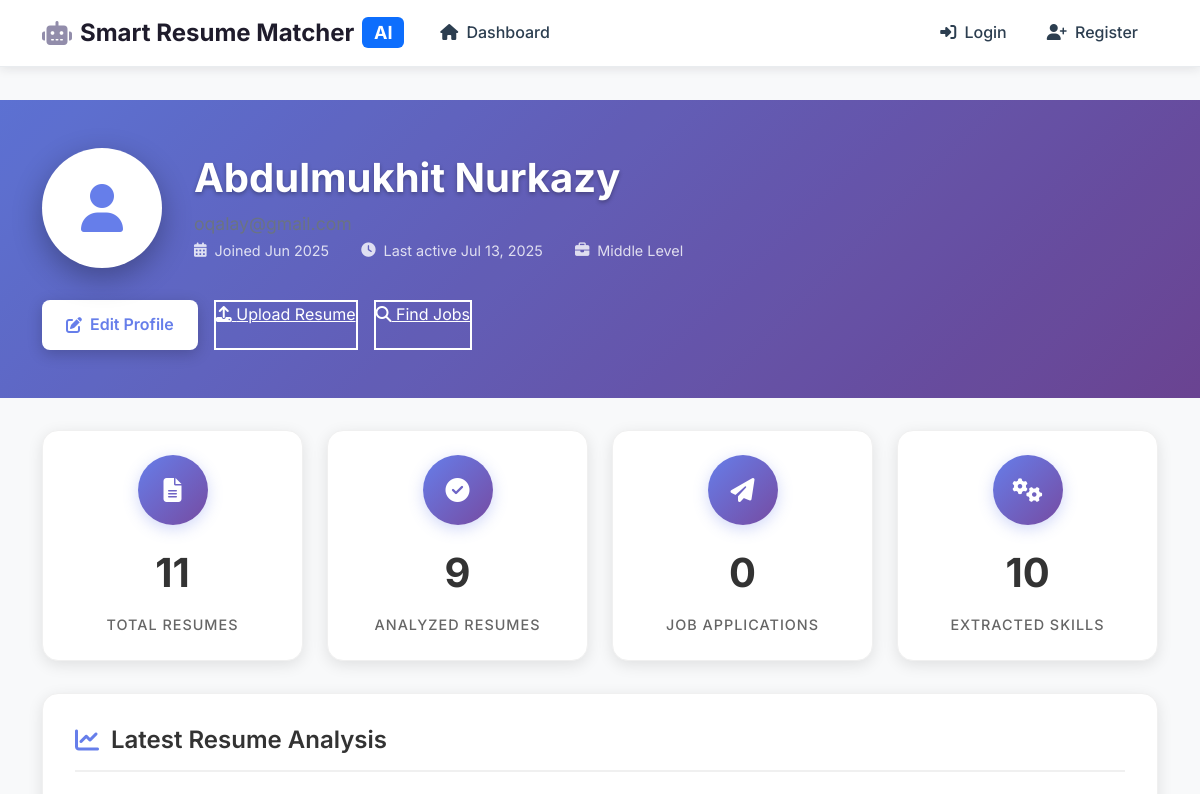
The page /profile/ (signed in, upper part) on the database as committed earlier.
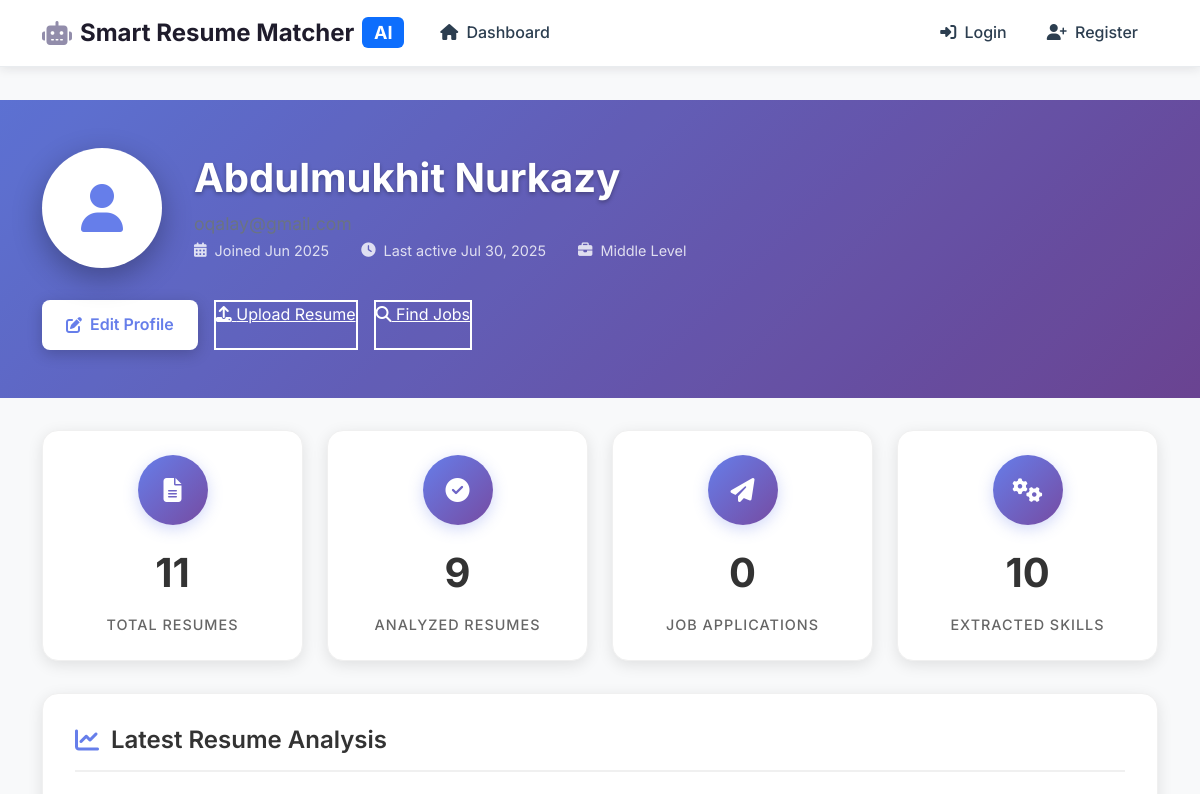
The same page on the database as committed later.
### accounts/models.py (models this page shows, shortened)
class User(AbstractUser):
    email = models.EmailField(unique=True)
    phone = models.CharField(max_length=20, blank=True, null=True)
    profile_picture = SafeImageField(upload_to='profile_pics/', blank=True, null=True)
    is_email_verified = models.BooleanField(default=False)
    created_at = models.DateTimeField(auto_now_add=True)
    updated_at = models.DateTimeField(auto_now=True)
    USERNAME_FIELD = 'email'
    REQUIRED_FIELDS = []  # Remove username from required fields since we use email

### accounts/views.py (the view, shortened to what this page needs)
# urls.py: path('profile/', profile_view, name='profile'),  # Session-based fallback
@jwt_login_required
def profile_view(request):
    user = request.user
    try:
        if user.profile_picture and hasattr(user.profile_picture, 'name'):
            if not os.path.exists(os.path.join(settings.MEDIA_ROOT, user.profile_picture.name)):
                user.profile_picture = None
                user.save(update_fields=['profile_picture'])
    except ValueError:
        user.profile_picture = None
        user.save(update_fields=['profile_picture'])
    resumes = Resume.objects.filter(user=user).order_by('-created_at')
    user_resume = resumes.first()
    job_applications = JobApplication.objects.filter(user=user).order_by('-applied_date')
    profile_data = None
    if hasattr(user, 'profile'):
        profile_data = user.profile
    total_resumes = resumes.count()
    completed_resumes = resumes.filter(status='completed').count()
    pending_resumes = resumes.filter(status='pending').count()
    failed_resumes = resumes.filter(status='failed').count()
    latest_skills = []
    if user_resume and user_resume.extracted_skills:
        latest_skills = user_resume.extracted_skills[:10]  # Top 10 skills
    experience_level = None
    if user_resume and user_resume.experience_level:
        experience_level = user_resume.experience_level
    job_titles = []
    if user_resume and user_resume.job_titles:
        job_titles = user_resume.job_titles[:5]  # Top 5 job titles
    education = []
    if user_resume and user_resume.education:
        education = user_resume.education
    work_experience = []
    if user_resume and user_resume.work_experience:
        work_experience = user_resume.work_experience
    analysis_summary = None
    if user_resume and user_resume.analysis_summary:
        analysis_summary = user_resume.analysis_summary
    confidence_score = None
    if user_resume and user_resume.confidence_score:
        confidence_score = user_resume.confidence_score
    context = {
        'user_resume': user_resume,
        'resumes': resumes,
        'job_applications': job_applications,
        'profile_data': profile_data,
        'total_resumes': total_resumes,
        'completed_resumes': completed_resumes,
        'pending_resumes': pending_resumes,
        'failed_resumes': failed_resumes,
        'latest_skills': latest_skills,
        'experience_level': experience_level,
        'job_titles': job_titles,
        'education': education,
        'work_experience': work_experience,
        'analysis_summary': analysis_summary,
        'confidence_score': confidence_score,
        'applications': job_applications,
    }
    return render(request, 'accounts/profile_enhanced.html', context)

### templates/accounts/profile_enhanced.html (shortened to what this page needs)
{% extends 'base_modern.html' %}
{% load static %}
{% block content %}
<div class="profile-hero">
    <div class="container">
        <div class="profile-header">
            <div class="profile-avatar">
                <i class="fas fa-user"></i>
            </div>
            <div class="profile-info">
                <h1>{{ user.get_full_name|default:user.username }}</h1>
                <p class="profile-email">{{ user.email }}</p>
                <div class="profile-meta">
                    <div class="meta-item">
                        <i class="fas fa-calendar-alt"></i>
                        <span>Joined {{ user.date_joined|date:"M Y" }}</span>
                    </div>
                    <div class="meta-item">
                        <i class="fas fa-clock"></i>
                        <span>Last active {{ user.last_login|date:"M d, Y"|default:"Never" }}</span>
                    </div>
                    {% if experience_level %}
                    <div class="meta-item">
                        <i class="fas fa-briefcase"></i>
                        <span>{{ experience_level|title }} Level</span>
                    </div>
                    {% endif %}
                </div>
            </div>
        </div>
        <div class="profile-actions">
            <a href="{% url 'edit_profile' %}" class="btn-profile">
                <i class="fas fa-edit"></i>
                Edit Profile
            </a>
            <a href="{% url 'jwt_resume_upload' %}" class="btn-profile-outline">
                <i class="fas fa-upload"></i>
                Upload Resume
            </a>
            <a href="{% url 'ai_job_matches' %}" class="btn-profile-outline">
                <i class="fas fa-search"></i>
                Find Jobs
            </a>
        </div>
    </div>
</div>
<div class="profile-content">
    <div class="container">
        <div class="stats-grid">
            <div class="stat-card">
                <div class="stat-icon">
                    <i class="fas fa-file-alt"></i>
                </div>
                <div class="stat-number">{{ total_resumes }}</div>
                <div class="stat-label">Total Resume{{ total_resumes|pluralize }}</div>
            </div>
            <div class="stat-card">
                <div class="stat-icon">
                    <i class="fas fa-check-circle"></i>
                </div>
                <div class="stat-number">{{ completed_resumes }}</div>
                <div class="stat-label">Analyzed Resume{{ completed_resumes|pluralize }}</div>
            </div>
            <div class="stat-card">
                <div class="stat-icon">
                    <i class="fas fa-paper-plane"></i>
                </div>
                <div class="stat-number">{{ applications.count }}</div>
                <div class="stat-label">Job Application{{ applications.count|pluralize }}</div>
            </div>
            <div class="stat-card">
                <div class="stat-icon">
                    <i class="fas fa-cogs"></i>
                </div>
                <div class="stat-number">{{ latest_skills|length }}</div>
                <div class="stat-label">Extracted Skill{{ latest_skills|length|pluralize }}</div>
            </div>
        </div>
        {% if user_resume %}
        <div class="profile-section">
            <h2 class="section-title">
                <i class="fas fa-chart-line"></i>
                Latest Resume Analysis
            </h2>
        </div>
        {% endif %}
    </div>
</div>
{% endblock %}

Rows that differ between the two databases and show on the page:
changed User "Abdulmukhit Nurkazy": last_login "Jul 13, 2025" → "Jul 30, 2025"
